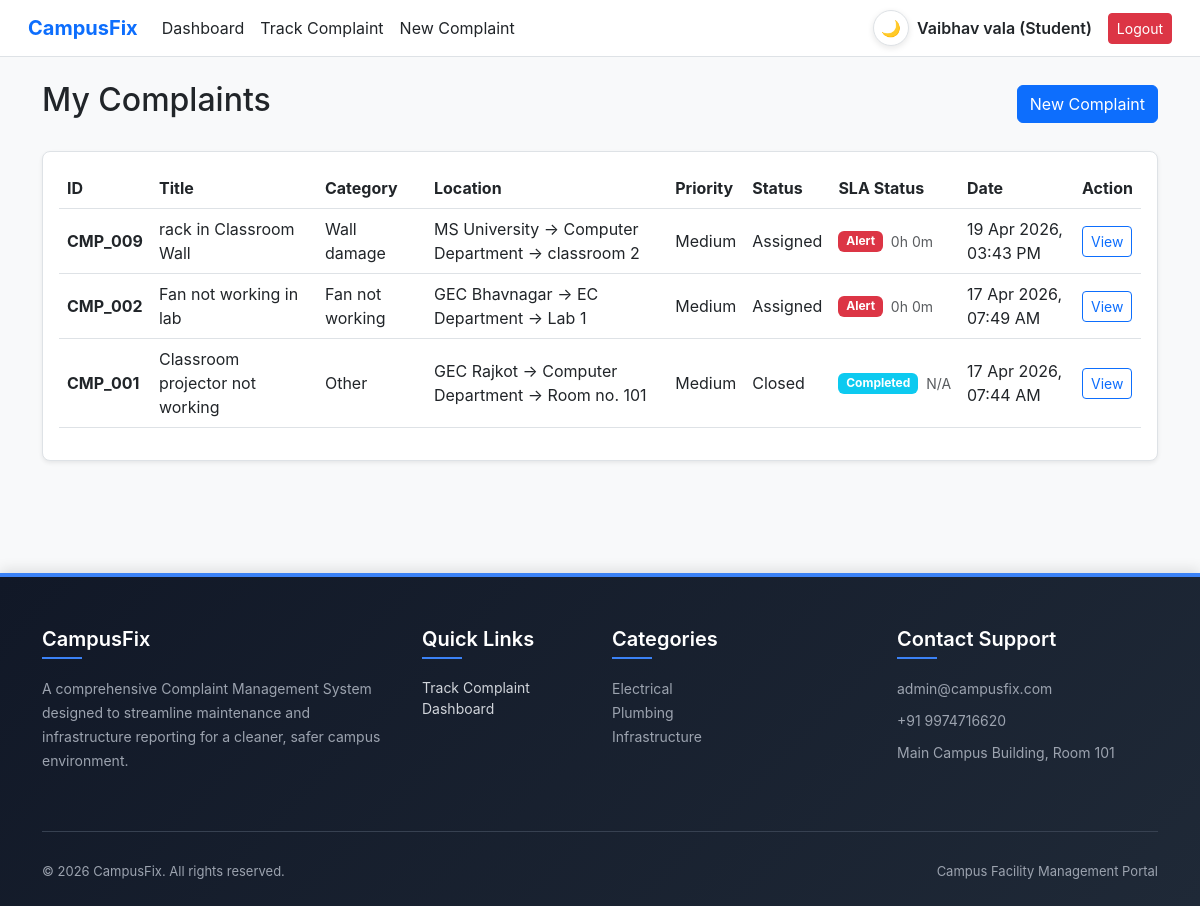
The app's page /dashboard_student.php (signed in) with its own data.
### tables this page shows
CREATE TABLE `complaints` (
  `id` int(11) NOT NULL,
  `complaint_id_str` varchar(20) NOT NULL,
  `user_id` int(11) NOT NULL,
  `title` varchar(150) NOT NULL,
  `description` text NOT NULL,
  `category_id` int(11) NOT NULL,
  `other_category` varchar(150) DEFAULT NULL,
  `campus_id` int(11) NOT NULL,
  `building_name` varchar(150) NOT NULL,
  `spot_name` varchar(150) NOT NULL,
  `exact_location` varchar(255) NOT NULL,
  `priority` enum('High','Medium','Low') NOT NULL,
  `status` enum('Submitted','Verified','Assigned','In Progress','Resolved','Closed','Reopened','Forwarded') NOT NULL DEFAULT 'Submitted',
  `approval_status` enum('Pending','Approved','Rejected') DEFAULT NULL,
  `created_at` timestamp NOT NULL DEFAULT current_timestamp(),
  `updated_at` timestamp NOT NULL DEFAULT current_timestamp() ON UPDATE current_timestamp(),
  `assigned_to` int(11) DEFAULT NULL,
  `assigned_at` timestamp NULL DEFAULT NULL
);

CREATE TABLE `complaint_categories` (
  `id` int(11) NOT NULL,
  `name` varchar(100) NOT NULL,
  `is_active` tinyint(1) NOT NULL DEFAULT 1
);

CREATE TABLE `campus` (
  `id` int(11) NOT NULL,
  `name` varchar(100) NOT NULL,
  `status` enum('Active','Inactive') DEFAULT 'Active'
);

### includes/functions.php (called while the page is built, shortened)
<?php
function getSLAStatus($created_at, $assigned_at, $status) {
    if (in_array($status, ['Resolved', 'Closed'])) {
        return 'Completed';
    }
    $now = time();
    $assigned = $assigned_at ? strtotime($assigned_at) : null;
    if ($assigned && $status !== 'Resolved' && (($now - $assigned) / 3600) > 42) {
        return 'Alert';
    }
    return 'Normal';
}
function getTimeLeft($created_at) {
    $now = time();
    $created = strtotime($created_at);
    $deadline = $created + (48 * 3600);
    $diff = $deadline - $now;
    if ($diff <= 0) {
        return "0 hours 0 minutes";
    }
    $hours = floor($diff / 3600);
    $minutes = floor(($diff % 3600) / 60);
    return "{$hours} hours {$minutes} minutes";
}
function calculateSLA($pdo, $complaint_id, $current_status, $created_at, $assigned_at = null) {
    $status = getSLAStatus($created_at, $assigned_at, $current_status);
    $time_left = getTimeLeft($created_at);
    $colors = [
        'Normal'    => 'success',
        'Warning'   => 'warning',
        'Alert'     => 'danger',
        'Completed' => 'info'
    ];
    return [
        'status'    => $status,
        'color'     => $colors[$status] ?? 'secondary',
        'time_left' => ($status === 'Completed') ? 'N/A' : $time_left
    ];
}

### dashboard_student.php (the view, shortened to what this page needs)
<?php
require_once __DIR__ . '/config/db.php';
require_once __DIR__ . '/includes/functions.php';
$user_id = $_SESSION['user_id'];
$stmt = $pdo->prepare("SELECT c.*, cat.name as cat_name, camp.name as camp_name
                      FROM complaints c
                      JOIN complaint_categories cat ON c.category_id = cat.id
                      JOIN campus camp ON c.campus_id = camp.id
                      WHERE c.user_id = ? ORDER BY c.created_at DESC");
$stmt->execute([$user_id]);
$complaints = $stmt->fetchAll();
require_once __DIR__ . '/includes/header.php';
?>
<div class="d-flex justify-content-between align-items-center mb-4">
    <h2>My Complaints</h2>
    <a href="<?= BASE_URL ?>/create_complaint.php" class="btn btn-primary">New Complaint</a>
</div>
<div class="card shadow-sm">
    <div class="card-body">
        <div class="table-responsive">
            <table class="table table-hover align-middle">
                <thead>
                    <tr>
                        <th>ID</th>
                        <th>Title</th>
                        <th>Category</th>
                        <th>Location</th>
                        <th>Priority</th>
                        <th>Status</th>
                        <th>SLA Status</th>
                        <th>Date</th>
                        <th>Action</th>
                    </tr>
                </thead>
                <tbody>
                    <?php foreach($complaints as $c):
                        $sla = calculateSLA($pdo, $c['id'], $c['status'], $c['created_at'], $c['assigned_at']);
                    ?>
                    <tr>
                        <td><strong><?= htmlspecialchars($c['complaint_id_str']) ?></strong></td>
                        <td><?= htmlspecialchars($c['title']) ?></td>
                        <td><?= htmlspecialchars($c['cat_name']) ?></td>
                        <td><?= htmlspecialchars($c['camp_name'] . ' -> ' . $c['building_name'] . ' -> ' . $c['spot_name']) ?></td>
                        <td><?= $c['priority'] ?></td>
                        <td><?= $c['status'] == 'Forwarded' ? 'SLA Breached' : $c['status'] ?></td>
                        <td>
                            <div class="d-flex align-items-center">
                                <span class="badge bg-<?= $sla['color'] ?> me-2"><?= $sla['status'] ?></span>
                                <small class="text-muted sla-countdown" data-created="<?= $c['created_at'] ?>" data-status="<?= $sla['status'] ?>"><?= $sla['time_left'] ?></small>
                            </div>
                        </td>
                        <td><?= date('d M Y, h:i A', strtotime($c['created_at'])) ?></td>
                        <td><a href="<?= BASE_URL ?>/view_complaint.php?id=<?= $c['id'] ?>" class="btn btn-sm btn-outline-primary">View</a></td>
                    </tr>
                    <?php endforeach; ?>
                </tbody>
            </table>
        </div>
    </div>
</div>
<?php require_once __DIR__ . '/includes/footer.php'; ?>

### assets/css/style.css (style rules this page uses)
:root { --bg-body: #f8f9fa; --text-main: #212529; --surface-navbar: #ffffff; --border-default: #dee2e6; --surface-card: #ffffff; --surface-card-header: rgba(0, 0, 0, 0.03); --surface-input: #ffffff; --border-input: #ced4da; --text-muted: #6c757d; --surface-table-head: #ffffff; --surface-section: #ffffff; }
html, body, body *, .navbar, .card, .modal-content, .form-control, .form-select, .table, section, footer, aside { transition: background-color 0.3s ease, color 0.3s ease, border-color 0.3s ease, box-shadow 0.3s ease; }
html, body { height: 100%; margin: 0; }
body { background-color: var(--bg-body); color: var(--text-main); font-family: 'Inter', system-ui, -apple-system, sans-serif; display: flex; flex-direction: column; }
.card { background-color: var(--surface-card) !important; border: 1px solid var(--border-default) !important; border-radius: 8px; box-shadow: 0 1px 3px rgba(0,0,0,0.05); }
.table { border-color: var(--border-default) !important; color: var(--text-main); }
.table thead th { background-color: var(--surface-table-head); color: var(--text-main); }

### records on screen
complaints: complaint_id_str "CMP_009", title "rack in Classroom Wall", category.name "Wall damage", campus+building_name+spot_name "MS University -> Computer Department -> classroom 2", priority "Medium", status "Assigned", status "Alert", created_at "19 Apr 2026, 03:43 PM"
complaints: complaint_id_str "CMP_002", title "Fan not working in lab", category.name "Fan not working", campus+building_name+spot_name "GEC Bhavnagar -> EC Department -> Lab 1", priority "Medium", status "Assigned", status "Alert", created_at "17 Apr 2026, 07:49 AM"
complaints: complaint_id_str "CMP_001", title "Classroom projector not working", category.name "Other", campus+building_name+spot_name "GEC Rajkot -> Computer Department -> Room no. 101", priority "Medium", status "Closed", status "Completed", time_left "N/A", created_at "17 Apr 2026, 07:44 AM"

### other values on screen
$_SESSION['name'] "Vaibhav vala"
$_SESSION['role'] "Student"
